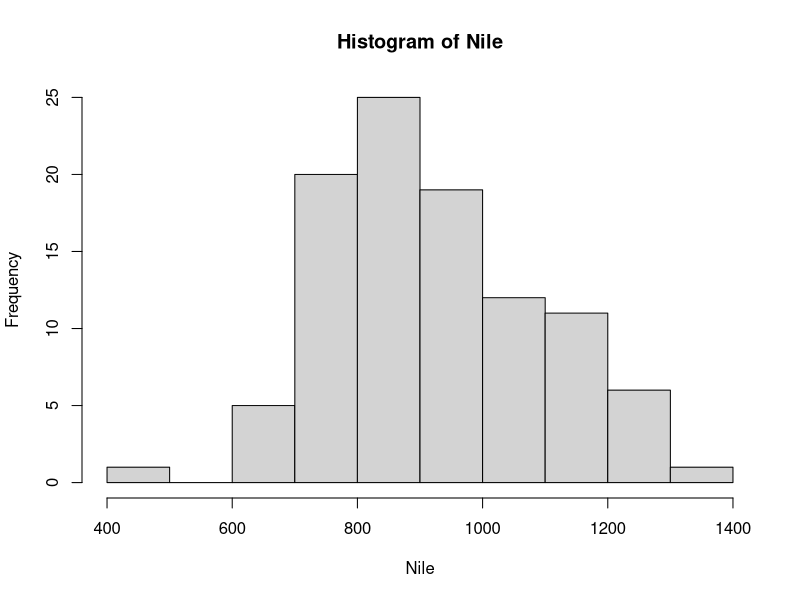
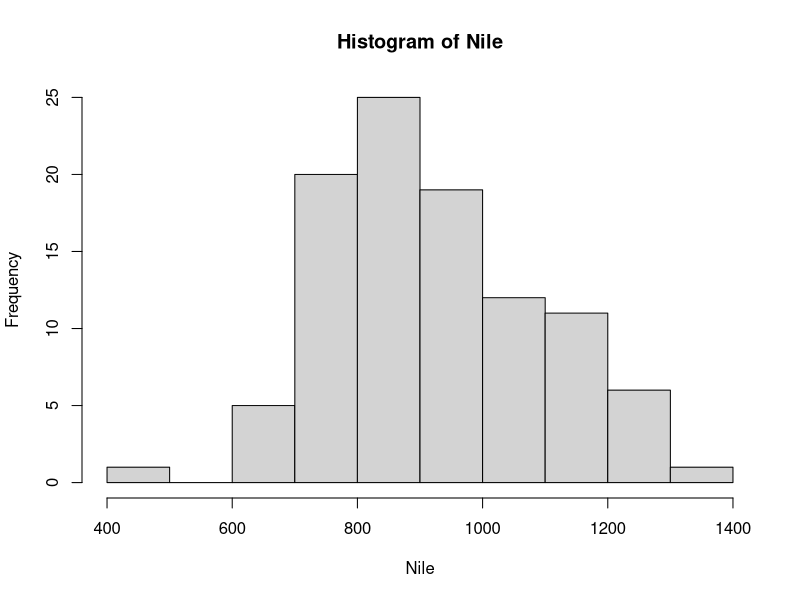

Recreate these plots in R, in order.
x <- c(1,2,4) #making a simple data set,here we've assigned a vector to x. c stands for concatenate
q <- c(x,x,8) #including the duplicates the elements are all set to q

x  #Calling x outputs 1,2,4 which was set to x
x[3] #Calling x[3] which is with a index/subscript 3 outputs the 3rd element
mean(x) # We can easily find the mean and and standard deviation of our set
sd(x) #standard deviation
y <- mean(x) #We can also save the computed mean in a variable
y #This then should output the mean(x) as declared before
data() #loads on of Rs internal data sets
mean(Nile) #Mean of the data set on the flow of the river Nile
sd(Nile) #Standard deviation of the data set on the river Nile
hist(Nile) #Plotting a histogram of the data
hist(Nile, breaks=12) #Drawing a histogram of the data set Nile with 12 bins

